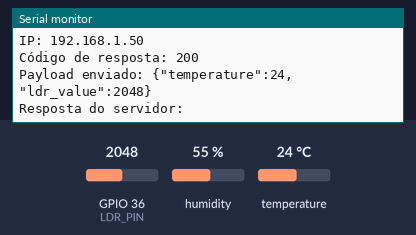
The sketch below on a simulated ESP32. On the bench: the last lines printed to the serial monitor. The inputs (shaded band) are chosen by the test bench; at power-on: temperature 24 °C, GPIO 36 (LDR_PIN) = 2048, humidity 55 %. WiFi joins after 1.5 s; servers stay silent unless stated; uploads are accepted with an empty reply.

Above: at 2.7 s.
2.8 s: temperature set to 12 °C
At 7.5 s:
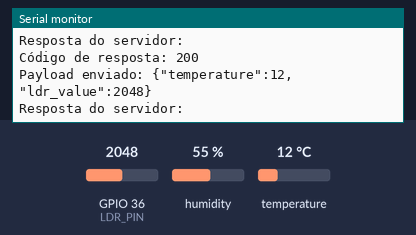
8.6 s: GPIO 36 (LDR_PIN) set to 2866
At 13.0 s:
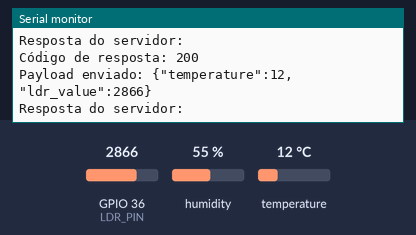
14.4 s: temperature set to 19 °C
At 18.5 s:
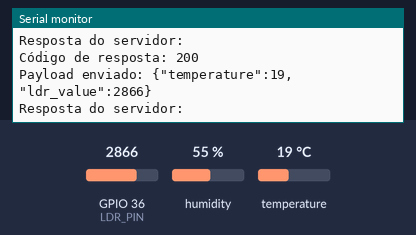
20.2 s: GPIO 36 (LDR_PIN) set to 3603
At 24.0 s:
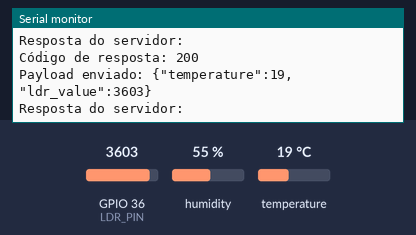
Timing chart, 0 to 25.5 s (numbered marks = the images above; inputs shaded):
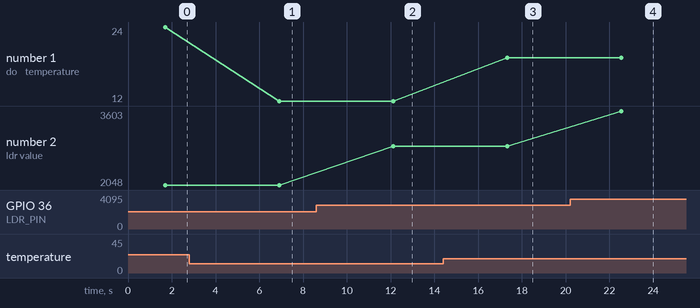

Measured:
- after the input at 2.8 s, the serial monitor: prints a new line after 4.1 s (image 1)
- after the input at 8.6 s, the serial monitor: prints a new line after 3.5 s (image 2)
- after the input at 14.4 s, the serial monitor: prints a new line after 2.9 s (image 3)
- after the input at 20.2 s, the serial monitor: prints a new line after 2.3 s (image 4)
- plotted number 1: 24 → 12 after the input at 2.8 s, 12 → 19 after the input at 14.4 s
- plotted number 2: 2048 → 2866 after the input at 8.6 s, 2866 → 3603 after the input at 20.2 s

The sketch:

sketch.ino
```cpp
#include <WiFi.h>
#include <HTTPClient.h>
#include <DHT.h>
#include <ArduinoJson.h>

// Credenciais Wi-Fi
const char* ssid = "Wokwi-GUEST";
const char* password = "";

// Configuração do servidor de teste
// const char* testServer = "https://httpbin.org/post";
const char* serverName = "https://backend.thinger.io/v3/users/henriquebap/devices/Esp32Gs/callback/data";
const char* token = "Bearer eyJhbGciOiJIUzI1NiIsInR5cCI6IkpXVCJ9.eyJqdGkiOiJEZXZpY2VDYWxsYmFja19Fc3AzMkdzIiwic3ZyIjoidXMtZWFzdC5hd3MudGhpbmdlci5pbyIsInVzciI6ImhlbnJpcXVlYmFwIn0.1DQskKw5oH0rawoqE05E8Zf76jz7OfR1Uh9Sq8JhP2M";


// Configurações do DHT22
#define DHTPIN 4
#define DHTTYPE DHT22
DHT dht(DHTPIN, DHTTYPE);

// Configurações do LDR
#define LDR_PIN 36

void connectWiFi() {
  Serial.print("Conectando ao Wi-Fi...");
  WiFi.begin(ssid, password);
  while (WiFi.status() != WL_CONNECTED) {
    delay(500);
    Serial.print(".");
  }
  Serial.println("\nWi-Fi conectado!");
  Serial.print("IP: ");
  Serial.println(WiFi.localIP());
}

void setup() {
  Serial.begin(115200);
  dht.begin();
  pinMode(LDR_PIN, INPUT);

  // Conexão Wi-Fi
  connectWiFi();
}

void loop() {
  if (WiFi.status() == WL_CONNECTED) {
    // Leitura dos sensores
    float temperature = dht.readTemperature();
    int ldrValue = analogRead(LDR_PIN);

    if (isnan(temperature)) {
      Serial.println("Erro ao ler o sensor DHT22!");
      return;
    }

    // Criação do JSON
    StaticJsonDocument<256> jsonDoc;
    jsonDoc["temperature"] = temperature;
    jsonDoc["ldr_value"] = ldrValue;

    String jsonData;
    serializeJson(jsonDoc, jsonData);

    // Envio dos dados via HTTP POST para o servidor de teste
    HTTPClient http;
    http.begin(serverName);
    http.addHeader("Content-Type", "application/json;charset=UTF-8");
    http.addHeader("Authorization", token);

    int httpResponseCode = http.POST(jsonData);

    if (httpResponseCode > 0) {
      String response = http.getString();
      Serial.print("Código de resposta: ");
      Serial.println(httpResponseCode);
      Serial.print("Payload enviado: ");
      Serial.println(jsonData);
      Serial.print("Resposta do servidor: ");
      Serial.println(response);
    } else {
      Serial.print("Erro na requisição: ");
      Serial.println(httpResponseCode);
    }
    http.end();
  } else {
    Serial.println("Wi-Fi desconectado! Tentando reconectar...");
    connectWiFi();
  }
  delay(5000); // Intervalo de 5 segundos entre as leituras
}
```
